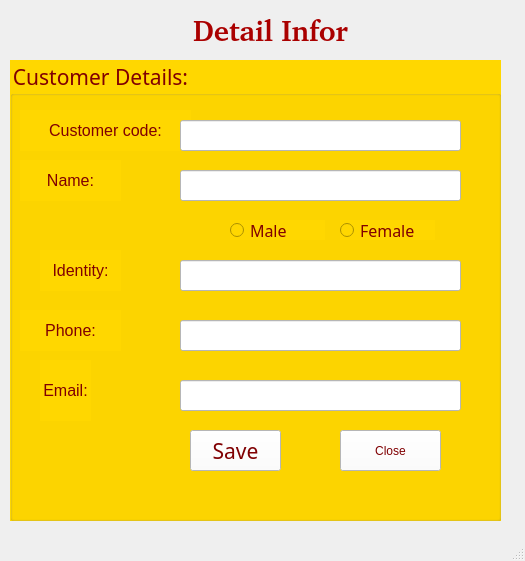
<?xml version="1.0" encoding="UTF-8"?>
<ui version="4.0">
 <class>MainWindow</class>
 <widget class="QMainWindow" name="MainWindow">
  <property name="geometry">
   <rect>
    <x>0</x>
    <y>0</y>
    <width>525</width>
    <height>561</height>
   </rect>
  </property>
  <property name="windowTitle">
   <string>MainWindow</string>
  </property>
  <widget class="QWidget" name="centralwidget">
   <widget class="QLabel" name="label">
    <property name="geometry">
     <rect>
      <x>160</x>
      <y>0</y>
      <width>221</width>
      <height>61</height>
     </rect>
    </property>
    <property name="font">
     <font>
      <family>#9Slide03 SFU Toledo Bold</family>
      <pointsize>8</pointsize>
      <weight>9</weight>
      <italic>false</italic>
      <bold>false</bold>
     </font>
    </property>
    <property name="styleSheet">
     <string notr="true">font: 75 8pt &quot;#9Slide03 SFU Toledo Bold&quot;;</string>
    </property>
    <property name="text">
     <string>&lt;html&gt;&lt;head/&gt;&lt;body&gt;&lt;p align=&quot;center&quot;&gt;&lt;span style=&quot; font-size:22pt; font-weight:600; color:#aa0000;&quot;&gt;Detail Infor&lt;/span&gt;&lt;/p&gt;&lt;/body&gt;&lt;/html&gt;</string>
    </property>
   </widget>
   <widget class="QGroupBox" name="groupBox">
    <property name="geometry">
     <rect>
      <x>10</x>
      <y>60</y>
      <width>491</width>
      <height>461</height>
     </rect>
    </property>
    <property name="font">
     <font>
      <family>SFU Toledo</family>
      <pointsize>16</pointsize>
      <weight>7</weight>
      <italic>false</italic>
      <bold>false</bold>
     </font>
    </property>
    <property name="styleSheet">
     <string notr="true">font: 57 16pt &quot;SFU Toledo&quot;;
background-color: rgb(255, 215, 0);
color: rgb(128, 0, 2);</string>
    </property>
    <property name="title">
     <string>Customer Details:</string>
    </property>
    <widget class="QLabel" name="label_2">
     <property name="geometry">
      <rect>
       <x>10</x>
       <y>50</y>
       <width>171</width>
       <height>41</height>
      </rect>
     </property>
     <property name="text">
      <string>&lt;html&gt;&lt;head/&gt;&lt;body&gt;&lt;p align=&quot;center&quot;&gt;&lt;span style=&quot; font-size:12pt;&quot;&gt;Customer code:&lt;/span&gt;&lt;/p&gt;&lt;/body&gt;&lt;/html&gt;</string>
     </property>
    </widget>
    <widget class="QLabel" name="label_3">
     <property name="geometry">
      <rect>
       <x>10</x>
       <y>100</y>
       <width>101</width>
       <height>41</height>
      </rect>
     </property>
     <property name="text">
      <string>&lt;html&gt;&lt;head/&gt;&lt;body&gt;&lt;p align=&quot;center&quot;&gt;&lt;span style=&quot; font-size:12pt;&quot;&gt;Name:&lt;/span&gt;&lt;/p&gt;&lt;/body&gt;&lt;/html&gt;</string>
     </property>
    </widget>
    <widget class="QLabel" name="label_4">
     <property name="geometry">
      <rect>
       <x>10</x>
       <y>250</y>
       <width>101</width>
       <height>41</height>
      </rect>
     </property>
     <property name="text">
      <string>&lt;html&gt;&lt;head/&gt;&lt;body&gt;&lt;p align=&quot;center&quot;&gt;&lt;span style=&quot; font-size:12pt;&quot;&gt;Phone:&lt;/span&gt;&lt;/p&gt;&lt;/body&gt;&lt;/html&gt;</string>
     </property>
    </widget>
    <widget class="QLabel" name="label_5">
     <property name="geometry">
      <rect>
       <x>30</x>
       <y>300</y>
       <width>51</width>
       <height>61</height>
      </rect>
     </property>
     <property name="text">
      <string>&lt;html&gt;&lt;head/&gt;&lt;body&gt;&lt;p align=&quot;center&quot;&gt;&lt;span style=&quot; font-size:12pt;&quot;&gt;Email:&lt;/span&gt;&lt;/p&gt;&lt;/body&gt;&lt;/html&gt;</string>
     </property>
    </widget>
    <widget class="QLineEdit" name="lineEdit_CusCode">
     <property name="geometry">
      <rect>
       <x>170</x>
       <y>60</y>
       <width>281</width>
       <height>31</height>
      </rect>
     </property>
     <property name="styleSheet">
      <string notr="true">background-color: rgb(255, 255, 255);</string>
     </property>
    </widget>
    <widget class="QLineEdit" name="lineEdit_Name">
     <property name="geometry">
      <rect>
       <x>170</x>
       <y>110</y>
       <width>281</width>
       <height>31</height>
      </rect>
     </property>
     <property name="styleSheet">
      <string notr="true">background-color: rgb(255, 255, 255);</string>
     </property>
    </widget>
    <widget class="QLineEdit" name="lineEdit_Email">
     <property name="geometry">
      <rect>
       <x>170</x>
       <y>320</y>
       <width>281</width>
       <height>31</height>
      </rect>
     </property>
     <property name="styleSheet">
      <string notr="true">background-color: rgb(255, 255, 255);</string>
     </property>
    </widget>
    <widget class="QLineEdit" name="lineEdit_Phone">
     <property name="geometry">
      <rect>
       <x>170</x>
       <y>260</y>
       <width>281</width>
       <height>31</height>
      </rect>
     </property>
     <property name="styleSheet">
      <string notr="true">background-color: rgb(255, 255, 255);</string>
     </property>
    </widget>
    <widget class="QPushButton" name="pushButton_Close">
     <property name="geometry">
      <rect>
       <x>330</x>
       <y>370</y>
       <width>101</width>
       <height>41</height>
      </rect>
     </property>
     <property name="whatsThis">
      <string>&lt;html&gt;&lt;head/&gt;&lt;body&gt;&lt;p&gt;&lt;span style=&quot; font-size:12pt;&quot;&gt;Remove&lt;/span&gt;&lt;/p&gt;&lt;p&gt;&lt;br/&gt;&lt;/p&gt;&lt;/body&gt;&lt;/html&gt;</string>
     </property>
     <property name="styleSheet">
      <string notr="true">background-color: rgb(255, 255, 255);</string>
     </property>
     <property name="text">
      <string>Close</string>
     </property>
    </widget>
    <widget class="QPushButton" name="pushButton_Save">
     <property name="geometry">
      <rect>
       <x>180</x>
       <y>370</y>
       <width>91</width>
       <height>41</height>
      </rect>
     </property>
     <property name="font">
      <font>
       <family>SFU Toledo</family>
       <pointsize>16</pointsize>
       <weight>7</weight>
       <italic>false</italic>
       <bold>false</bold>
      </font>
     </property>
     <property name="styleSheet">
      <string notr="true">background-color: rgb(255, 255, 255);</string>
     </property>
     <property name="text">
      <string>Save</string>
     </property>
    </widget>
    <widget class="QLineEdit" name="lineEdit_Identity">
     <property name="geometry">
      <rect>
       <x>170</x>
       <y>200</y>
       <width>281</width>
       <height>31</height>
      </rect>
     </property>
     <property name="styleSheet">
      <string notr="true">background-color: rgb(255, 255, 255);</string>
     </property>
    </widget>
    <widget class="QLabel" name="label_6">
     <property name="geometry">
      <rect>
       <x>30</x>
       <y>190</y>
       <width>81</width>
       <height>41</height>
      </rect>
     </property>
     <property name="text">
      <string>&lt;html&gt;&lt;head/&gt;&lt;body&gt;&lt;p align=&quot;center&quot;&gt;&lt;span style=&quot; font-size:12pt;&quot;&gt;Identity:&lt;/span&gt;&lt;/p&gt;&lt;/body&gt;&lt;/html&gt;</string>
     </property>
    </widget>
    <widget class="QRadioButton" name="radioButtonMale">
     <property name="geometry">
      <rect>
       <x>220</x>
       <y>160</y>
       <width>95</width>
       <height>20</height>
      </rect>
     </property>
     <property name="font">
      <font>
       <family>SFU Toledo</family>
       <pointsize>12</pointsize>
       <weight>7</weight>
       <italic>false</italic>
       <bold>false</bold>
      </font>
     </property>
     <property name="styleSheet">
      <string notr="true">font: 57 12pt &quot;SFU Toledo&quot;;</string>
     </property>
     <property name="text">
      <string>Male</string>
     </property>
    </widget>
    <widget class="QRadioButton" name="radioButtonFemale">
     <property name="geometry">
      <rect>
       <x>330</x>
       <y>160</y>
       <width>95</width>
       <height>20</height>
      </rect>
     </property>
     <property name="font">
      <font>
       <family>SFU Toledo</family>
       <pointsize>12</pointsize>
       <weight>7</weight>
       <italic>false</italic>
       <bold>false</bold>
      </font>
     </property>
     <property name="styleSheet">
      <string notr="true">font: 57 12pt &quot;SFU Toledo&quot;;</string>
     </property>
     <property name="text">
      <string>Female</string>
     </property>
    </widget>
   </widget>
  </widget>
  <widget class="QMenuBar" name="menubar">
   <property name="geometry">
    <rect>
     <x>0</x>
     <y>0</y>
     <width>525</width>
     <height>26</height>
    </rect>
   </property>
  </widget>
  <widget class="QStatusBar" name="statusbar"/>
 </widget>
 <resources/>
 <connections/>
</ui>
